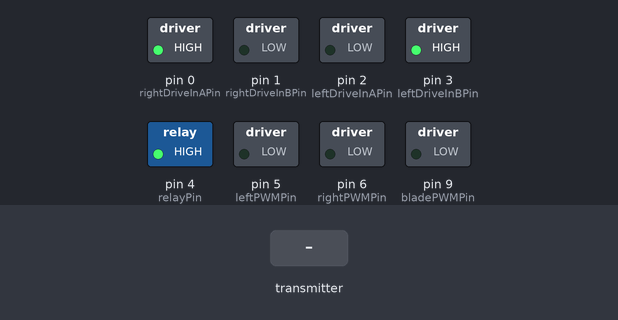
This sketch was run on a simulated Arduino Uno, built with avr-gcc and run on an emulated ATmega328P. On the bench: switched loads named in the sketch (green lamp = pin HIGH). Inputs (shaded band) come from the test bench. No radio packets arrive unless stated.

Above: at 1.2 s.
1.3 s: the transmitter starts sending throttle = 64
At 1.9 s:
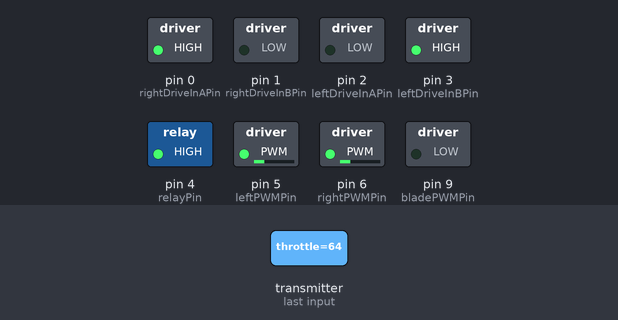
2.8 s: the transmitter starts sending turnRight = 64
At 3.4 s:
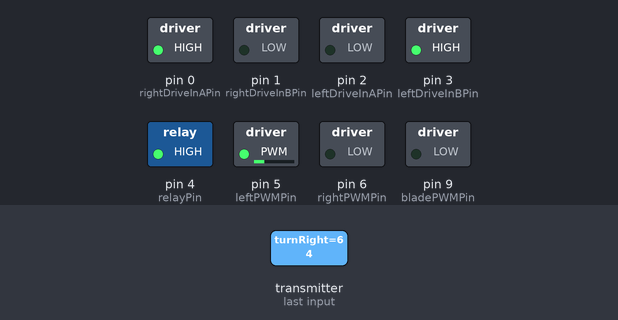
4.3 s: the transmitter starts sending throttle = 128
At 5.3 s:
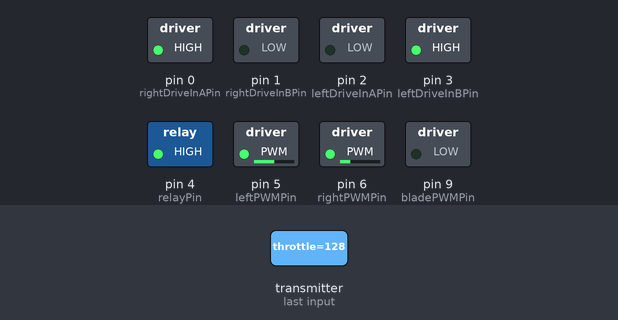
5.8 s: the transmitter starts sending turnLeft = 128
At 6.8 s:
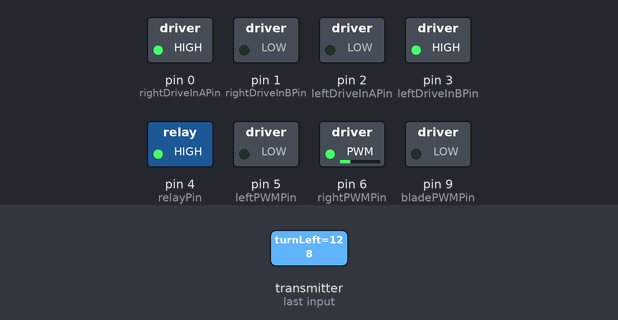
7.3 s: the transmitter starts sending turnRight = 0
At 8.5 s:
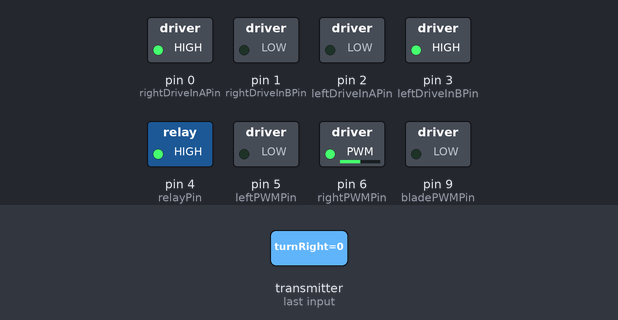
8.8 s: the transmitter starts sending turnLeft = 0
At 10.1 s:
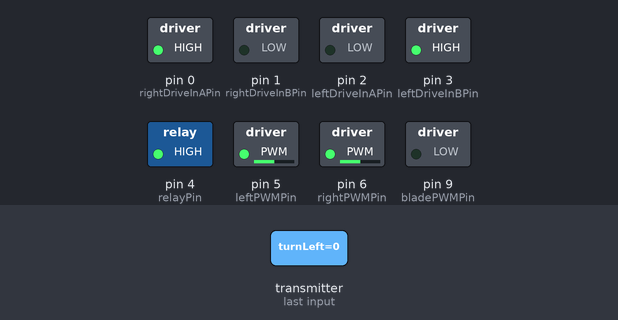
Timing chart, 0 to 11.3 s (numbered marks = the images above; inputs shaded):
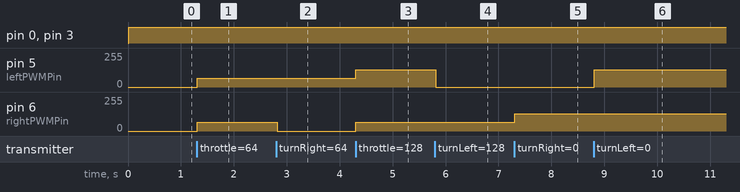

Measured:
- after the input at 1.3 s, pin 4 (relayPin): stays HIGH (without the input it goes to LOW after 0.81 s); pin 5 (leftPWMPin), pin 6 (rightPWMPin): 0/255 → 64/255 at once
- after the input at 2.8 s, pin 6 (rightPWMPin): 64/255 → 0/255 at once
- after the input at 4.3 s, pin 5 (leftPWMPin): 64/255 → 128/255 at once; pin 6 (rightPWMPin): 0/255 → 64/255 at once
- after the input at 5.8 s, pin 5 (leftPWMPin): 128/255 → 0/255 at once
- after the input at 7.3 s, pin 6 (rightPWMPin): 64/255 → 128/255 at once
- after the input at 8.8 s, pin 5 (leftPWMPin): 0/255 → 128/255 at once

The sketch:

mower.ino
```cpp
/*
 * April 2018 - Jacob Peterson
 * arduino@jacobpeterson.net
 */
/*
 * This is the sketch that will run on the the lawn mower Arduino to control:
 * Left/Right Wheel Window Motor Controllers, Blade CIM Motor Controller,
 * wireless transceivers, and more.
 *
 * Motor Controllers used: 13A continuous VNH2SP30 (from china ebay!)
 * Radio Transceivers used: NRF24L01+
 *
 *
 * Features to add to RC version of Lawn Mower:
 *  - Use CS pins to determine if kill switch was flipped
 *  - Sending error messages to controller for diagnosis info
 *  - Remeber path using a 'record' button
 */

#include <SPI.h>
#include <nRF24L01.h>
#include <RF24.h>


// Construct RF24 radio
RF24 radio(7, 8); // CE, CSN pins

// Addresses used by radio
const byte mowerWritingAddress[] = "mower";
const byte controllerWritingAddress[] = "cntrl";

// struct for transmitting data to controller
typedef struct {
  byte batteryPercentage;
  byte currentDraw; // In Amps
}
TransmitRadioData;

// struct for receiving data from controller
typedef struct {
  byte throttle; // 0-255
  byte turnRight; // 0-255
  byte turnLeft; // 0-255
  boolean backwards; // Uses right joystick moved all the way down.
}
ReceiveRadioData;

// Construct RadioData
TransmitRadioData transmitRadioData;
ReceiveRadioData receiveRadioData;

// - Pinout - unused: 10, A4, A5
// NRF24 pins
// CE - 7
// CSN - 8
// SCK - 13
// MOSI - 11
// MISO - 12
const byte relayPin = 4;
const byte bladePWMPin = 9; // Blade Controller InA pin should connect to 5V
const byte leftPWMPin = 5;
const byte rightPWMPin = 6;
const byte leftDriveInAPin = 2; // LOW for forward
const byte leftDriveInBPin = 3; // HIGH for forward
const byte rightDriveInAPin = 0; // HIGH for forward
const byte rightDriveInBPin = 1; // LOW for forward
// Analog In pins
const byte batteryVoltagePin = A0;
const byte bladeCurrentPin = A1;
const byte leftDriveCurrentPin = A2;
const byte rightDriveCurrentPin = A3;

const byte loopDelay = 20; // Loop executes 50 times a second
float voltageDividerMaxInput = 5; // Raw divided voltage input of a charged battery.
float voltageDividerMinInput = 3.4; // Raw divided voltage input of a dead battery
// byte throttle = 0; // PWM value of throttle after low pass filter

// TODO
// Use CS pins to determine if kill switch was flipped

void setup() {
  // Pin modes for relay and Motor Controller In A/B pins
  pinMode(0, OUTPUT);
  pinMode(1, OUTPUT);
  pinMode(2, OUTPUT);
  pinMode(3, OUTPUT);
  pinMode(4, OUTPUT);
  pinMode(5, OUTPUT);
  pinMode(6, OUTPUT);
  pinMode(9, OUTPUT);

  // Turn on relay pin for latching circuit (to keep power on)
  digitalWrite(relayPin, HIGH);

  // Set fromHigh var according to predefined value
  // for mapping battery voltage to percentage
  voltageDividerMaxInput = (voltageDividerMaxInput / 5) * 1023;

  // Set fromLow var according to predefined value
  // for mapping battery voltage to percentage
  voltageDividerMinInput = (voltageDividerMinInput / 5) * 1023;

  // Configure transceiver
  radio.begin();
  radio.setChannel(122);
  radio.setPALevel(RF24_PA_MAX);
  radio.setDataRate(RF24_250KBPS);
//  radio.setPayloadSize(max(sizeof(transmitRadioData), sizeof(receiveRadioData)));
//  radio.openWritingPipe(mowerWritingAddress);
  radio.openReadingPipe(0, controllerWritingAddress);

  radio.startListening(); // Temporary until transceiving is functional
}

void loop() {

//  checkBattery(); // Reads battery voltage, updates, and checks values
//  checkCurrent(); // Reads motor current draw, updates, and checks values

  executeRadioLogic(); // Loop radio logic (rx/tx data and check for rx/tx loss)

//  filterThrottleGainValue(); // Loops low pass filter for gradual throttle increase

  driveLogic(); // Updates driving/blade motor values

  delay(loopDelay); // Allow time for rx buffer to fill and values to update/change
}

// This method powers off everything using the optocoupler relay.
// This method may not power everything off instantly as
// the relay has a 5ms release time.
void poweroff() {
  // Disconnect relay NO which creates an open circuit and
  // disconnects everything from power.
  digitalWrite(relayPin, LOW);
}

byte unsuccessfulRxIndex = 0; // Counts unsuccessful reads
void executeRadioLogic() {
  // Temporarly only acting as a receiver.

  if (radio.available()) { // Check if data in rx buffer
    radio.read(&receiveRadioData, sizeof(receiveRadioData)); // Read into struct obj
    unsuccessfulRxIndex = 0; // Clear unsuccessful reads
  } else {
    unsuccessfulRxIndex++;

    if (unsuccessfulRxIndex > 100) { // Check if lost control for more than ~2 seconds
      poweroff();
    // Controller radio did not send anything or lost connection and unsuccessful
    // data tx/rx threshold was met so power off arduino & circuity completely.
    // This is a safety feature as the controller can never go out of range
    // and have the lawn mower still operate. Someone must go and turn back
    // on the lawn mower as kind of a reminder to stay in range :)
    }
  }


  // TODO Fix transceiving later

  // This radio logic is primarily acting as the transmitter of data
  // although we do receive data needed from controller.

  // Close radio buffer and prepare for writing data
//  radio.stopListening();

  // Write transmit data
//  if (!radio.write(&transmitRadioData, sizeof(transmitRadioData))) {
//    // Not radio acknowledgement was sent back and the RX/TX may be out of range!
//    unsuccessfulRxTxIndex++;
//  } else {
//    unsuccessfulRxTxIndex = 0;
//  }
//  radio.write(&transmitRadioData, sizeof(transmitRadioData));

  // Open radio buffer and prepare for reading data
//  radio.startListening();

//  // Loop to allow time for tx radio to send data and fill rx buffer
//  unsigned long startingListeningTime = millis();
//  while (!radio.available()) { // Loop until we have data available in radio buffer
//    if (millis() - startingListeningTime > 300) { // Listening timeout is 200ms
//      unsuccessfulRxIndex++;
//      break;
//    }
//  }
//  if (radio.available()) { // Check if data in rx buffer
//    radio.read(&receiveRadioData, sizeof(receiveRadioData)); // Read into struct obj
//    unsuccessfulRxIndex = 0; // Successful read so reset unsuccessful index
//  }
//
//  if (unsuccessfulRxTxIndex > 5) { // Threshold met of max ~1 second of dropped rx/tx
    // Controller radio did not send anything or lost connection and unsuccessful
    // data tx/rx threshold was met so power off arduino & circuity completely.
    // This is a safety feature as the controller can never go out of range
    // and have the lawn mower still operate. Someone must go and turn back
    // on the lawn mower as kind of a reminder to stay in range :)
//    poweroff();
//  }
}

boolean initilized = false; // Value to start motor controller init
void driveLogic() {
  if (!initilized) {
    initilized = true;

    // Setup right motor controller
    digitalWrite(rightDriveInBPin, LOW); // Low at first to prevent braking
    digitalWrite(rightDriveInAPin, HIGH);

    // Setup left motor controller
    digitalWrite(leftDriveInBPin, HIGH); // Low at first to prevent braking
    digitalWrite(leftDriveInAPin, LOW);
  }

  // Subtracting values to allow other drive motor to 'push' to the desired direction
  int rightPWMValue = receiveRadioData.throttle - receiveRadioData.turnRight;
  if (rightPWMValue < 0) { // Clamp low to 0
    rightPWMValue = 0;
  }
  analogWrite(rightPWMPin, rightPWMValue); // Set PWM signal for right motor

  // Subtracting values to allow other drive motor to 'push' to the desired direction
  int leftPWMValue = receiveRadioData.throttle - receiveRadioData.turnLeft;
  if (leftPWMValue < 0) { // Clamp low to 0
    leftPWMValue = 0;
  }
  analogWrite(leftPWMPin, leftPWMValue); // Set PWM signal for left motor
}

//boolean rightDriveDirectionChange = true; // True to initialize InA/B
//boolean leftDriveDirectionChange = true; // True to initialize InA/B
//boolean backwardsPreviousValue = false; // Value to check if 'backwards' changed
//void driveLogic() {
//  // Check if forward/reverse was changed and change values accordingly
//  if (backwardsPreviousValue && !receiveRadioData.backwards) {
//    backwardsPreviousValue = receiveRadioData.backwards;
//    rightDriveDirectionChange = false;
//    leftDriveDirectionChange = false;
//  } else if (!backwardsPreviousValue && receiveRadioData.backwards) {
//    backwardsPreviousValue = receiveRadioData.backwards;
//    rightDriveDirectionChange = true;
//    leftDriveDirectionChange = true;
//  }
//
//  // Right Drive Motor
//  if (rightDriveDirectionChange) {
//    if (receiveRadioData.backwards & receiveRadioData.throttle == 0) {
//      digitalWrite(rightDriveInAPin, LOW); // Low at first to prevent braking
//      digitalWrite(rightDriveInBPin, HIGH);
//    } else {
//      digitalWrite(rightDriveInBPin, LOW); // Low at first to prevent braking
//      digitalWrite(rightDriveInAPin, HIGH);
//    }
//  }
//  // Subtracting values to allow other drive motor to 'push' to the desired direction
//  int rightPWMValue = receiveRadioData.throttle - receiveRadioData.turnRight;
//  if (rightPWMValue < 0) { // Clamp low to 0
//    rightPWMValue = 0;
//  }
//  analogWrite(rightPWMPin, rightPWMValue); // Set PWM signal for right motor
//
//  // Left Drive Motor
//  if (leftDriveDirectionChange) {
//    if (receiveRadioData.backwards & receiveRadioData.throttle == 0) {
//      digitalWrite(leftDriveInAPin, LOW); // Low at first to prevent braking
//      digitalWrite(leftDriveInBPin, HIGH);
//    } else {
//      digitalWrite(leftDriveInBPin, LOW); // Low at first to prevent braking
//      digitalWrite(leftDriveInAPin, HIGH);
//    }
//  }
//  // Subtracting values to allow other drive motor to 'push' to the desired direction
//  int leftPWMValue = receiveRadioData.throttle - receiveRadioData.turnLeft;
//  if (leftPWMValue < 0) { // Clamp low to 0
//    leftPWMValue = 0;
//  }
//  analogWrite(leftPWMPin, leftPWMValue); // Set PWM signal for left motor
//}

byte previousValue = 0; // Previously passed throttle value
short timeDelay = 2000; // 2 Seconds to fully change to actual value
void filterThrottleGainValue() { // A low pass filter to gradually increase throttle
  // TODO
}

void checkCurrent() {
  // Current Readings logic - used for checking if there is an
  // excessive current draw from one of the motors. If there is,
  // it's possible that the motors are drawing their stall current
  // and are blocked by something so power off everything (safety first!)
  int leftDriveCurrent = readCurrentSense(leftDriveCurrentPin);
  int rightDriveCurrent = readCurrentSense(rightDriveCurrentPin);
  int bladeCurrent = readCurrentSense(bladeCurrentPin);
  if (leftDriveCurrent > 4 || rightDriveCurrent > 4 || bladeCurrent > 5) {
    poweroff();
  }
}

byte batteryReadIndex = 0; // Tracks how many times loop has executed
byte oneSecondsTime = 1000 / loopDelay; // Calc one seconds time from loopDelay
void checkBattery() {
  // Battery percentage update
  if (batteryReadIndex > oneSecondsTime) { // Only update every second
    transmitRadioData.batteryPercentage = getBatteryPercentage();
    batteryReadIndex = 0;
  } else {
    batteryReadIndex++;
  }

  if (transmitRadioData.batteryPercentage < 3) { // Lower than 3% shut off
    poweroff();
  }
}

int getBatteryPercentage() {
  // Maps analog input from battery voltage divider to a percentage
  float rawVoltage = analogInputToVolts(analogRead(batteryVoltagePin));
  return map(rawVoltage, voltageDividerMinInput, voltageDividerMaxInput, 0.0, 100.0);
}

// Returns the current (in Amps) using the analog input of the Current Sense
// pins on the Motor Controllers. (This may be inaccurate to some degree)
int readCurrentSense(int currentSenseAnalogPin) {
  // Read voltage from CS analog in pin and convert to amps
  // CS pin of Motor Controller - 0.13 Volts/Amp
  return analogInputToVolts(analogRead(currentSenseAnalogPin)) / 0.13;
}

void autoTurnClockwise() {
  // TODO
}

void autoTurnCounterClockwise() {
  // TODO
}


// Utility Functions

// Converts 0-1023 from analog input to a voltage.
float analogInputToVolts(int input) {
  return 5 - (input * (5.0 / 1023.0));
}
```
